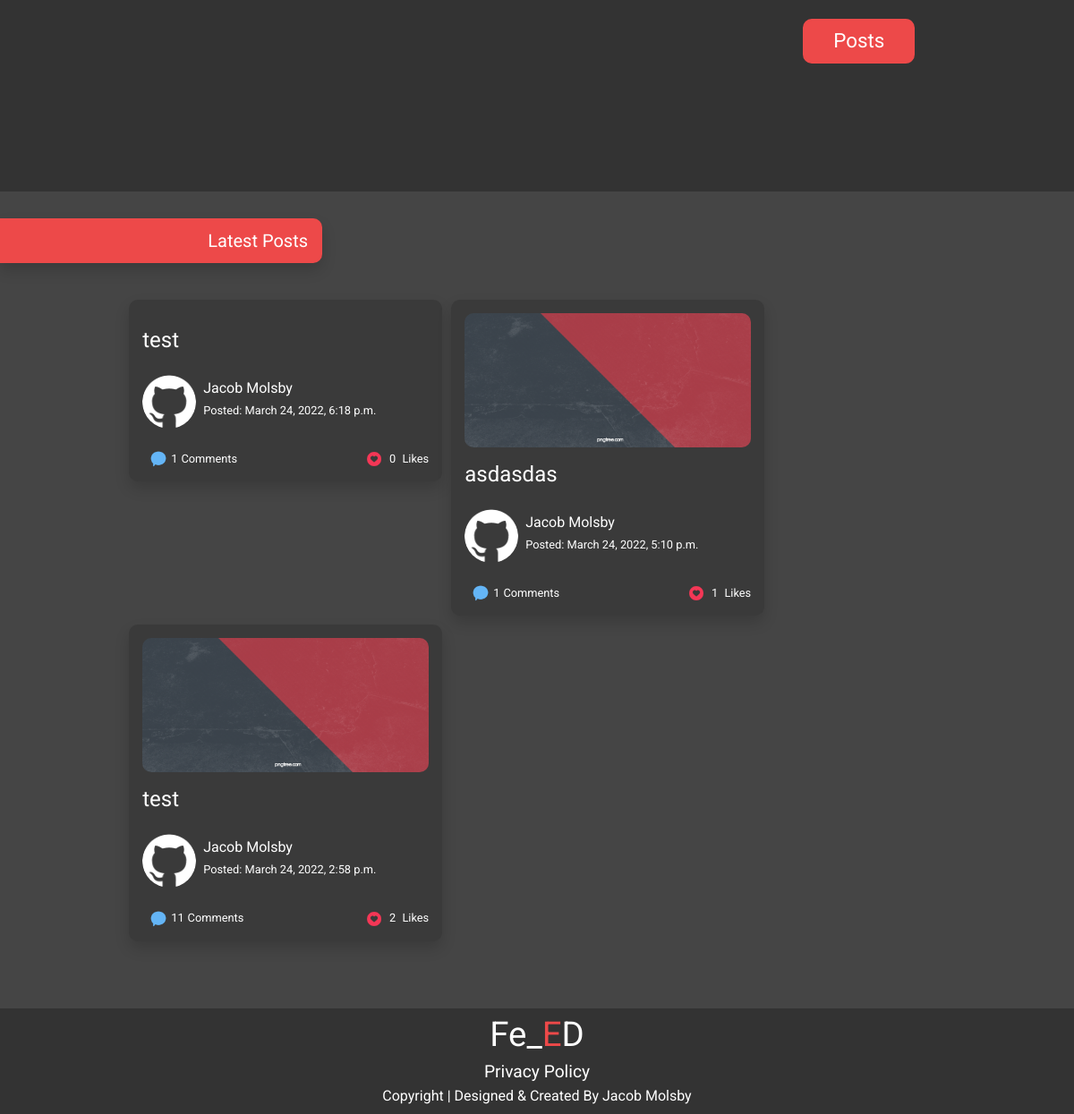
Before: / (signed in, lower part) with the older database file.
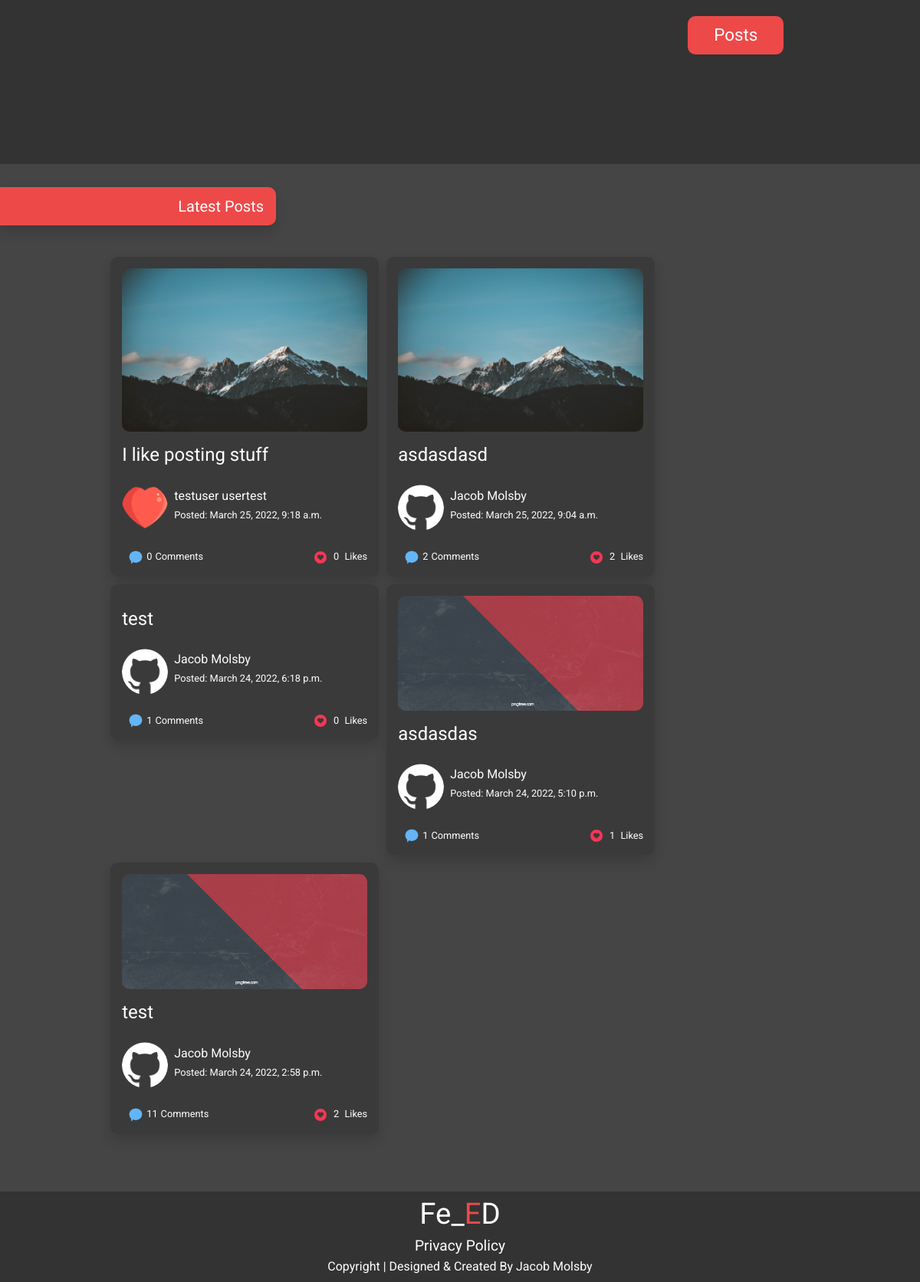
After: the same page with the newer database file.
### posts/models.py (models this page shows, shortened)
class Post(models.Model):
    author = models.ForeignKey(
        BlogUser, on_delete=models.CASCADE, related_name="post_author")
    slug = models.SlugField(blank=True, null=True)
    post_image = models.ImageField(null=True, blank=True, upload_to="media")
    post_title = models.CharField(max_length=254)
    post_body = models.TextField()
    posted = models.DateTimeField(auto_now_add=True)
    status = models.IntegerField(choices=STATUS, default=0)
    likes = models.ManyToManyField(
        User, related_name='blog_likes', blank=True)
    class Meta:
        ordering = ['-posted']
    def number_of_likes(self):
        return self.likes.count()

### users/models.py (models this page shows, shortened)
class BlogUser(models.Model):
    user = models.OneToOneField(User, on_delete=models.CASCADE)
    first_name = models.CharField(max_length=254, null=True, blank=True)
    last_name = models.CharField(max_length=254, null=True, blank=True)
    profession = models.CharField(max_length=254, null=True, blank=True)
    email = models.EmailField()
    bio = models.TextField()
    image = models.ImageField(null=True, blank=True, upload_to="media")
    joined = models.DateTimeField(auto_now_add=True)

### home/views.py (the view)
# urls.py: 2. Add a URL to urlpatterns:  path('', views.home, name='home')
def home(request):
    posts = Post.objects.all()
    template_name = "home/home.html"
    context = {
        "posts": posts
    }
    return render(request, template_name, context)

### home/templates/home/home.html (shortened to what this page needs)
{% extends 'base.html' %}
{% block content %}
<section>
    <div class="container-fluid landing-page-background d-flex justify-content-center">
        {% if user.is_authenticated %}
        <div class="hero-wrapper registerd-users">
            <div class="call-to-action d-flex align-items-end pe-md-5">
                <div class="button-wrapper d-flex justify-content-end mt-3">
                    <a href="#latestPosts" class="red-button">Posts</a>
                </div>
            </div>
        </div>
        {% endif %}
    </div>
</section>
<main class="position-relative">
    <div class="post-banner-container shadow">
        <div class="post-banner d-flex justify-content-end me-3" id="latestPosts">
            <h5 class="mb-0 text-thin">Latest Posts</h5>
        </div>
    </div>
    <div class="container-fluid">
        <div class="spacer"></div>
        <section id="gallery" class="container-fluid mt-3">
            <div class="gallery-container justify-content-center justify-content-md-start">
                {% for post in posts %}
                <div class="grid-item">
                    <div class="card shadow">
                        {% if post.post_image %}
                        <img class="post-preview-image" src="{{ post.post_image.url}}" alt="Post Preview Image">
                        {% endif %}
                        <div class="card-body pb-0 w-100">
                            <h4 class="text-thin mb-0">{{post.post_title }}</h4>
                            <div class="author-wrapper d-flex align-items-center mt-4">
                                <img class="author-preview-profile" src="{% if post.author.image %}{{ post.author.image.url }}{% else %} {{ MEDIA_URL }}profile-image.png {% endif %}"
                                    alt="Post Author image">
                                <ul class="list-unstyled mb-0 ps-2">
                                    <li class="list-item-author">
                                        <h6 class="text-thin">{{ post.author.first_name }}
                                            {{ post.author.last_name }}</h6>
                                    </li>
                                    <li class="list-item-author mb-0">
                                        <h6 class="text-thin text-small">Posted: <span
                                                class="date-posted">{{ post.posted }}</span></h6>
                                    </li>
                                </ul>
                            </div>
                            <div class="social-wrapper mt-4">
                                <ul
                                    class="list-unstyled list-inline mb-0 ps-2 d-flex justify-content-between align-items-center">
                                    <li class="list-inline-item social">
                                        <p class="text-thin text-small mb-0"><img src="{{ MEDIA_URL }}comment.png"
                                                width="20px" height="auto" alt="Comment Icon"><span
                                                class="ms-1 me-1 number-of-comments">{{ post.comments.count }}</span>Comments</p>
                                    </li>
                                    <li class="list-inline-item social mb-0">
                                        <p class="text-thin text-small mb-0">
                                            <img src="{{ MEDIA_URL }}thumbs-up.png" width="20px" height="auto"
                                                alt="Heart icon">
                                            <span class="ms-1 me-1 number-of-likes">{{ post.number_of_likes }}</span>
                                            Likes
                                        </p>
                                    </li>
                                </ul>
                            </div>
                        </div>
                    </div>
                </div>
                {% endfor %}
            </div>
        </section>
    </div>
</main>
{% endblock %}

Changed rows visible on the page:
added Post: post_image (picture), post_title "I like posting stuff", author.image (picture), author.first_name "testuser", author.last_name "usertest", posted "March 25, 2022, 9:18 a.m.", comments.count "0", number_of_likes "0"
added Post: post_image (picture), post_title "asdasdasd", author.image (picture), author.first_name "Jacob", author.last_name "Molsby", posted "March 25, 2022, 9:04 a.m.", comments.count "2", number_of_likes "2"
